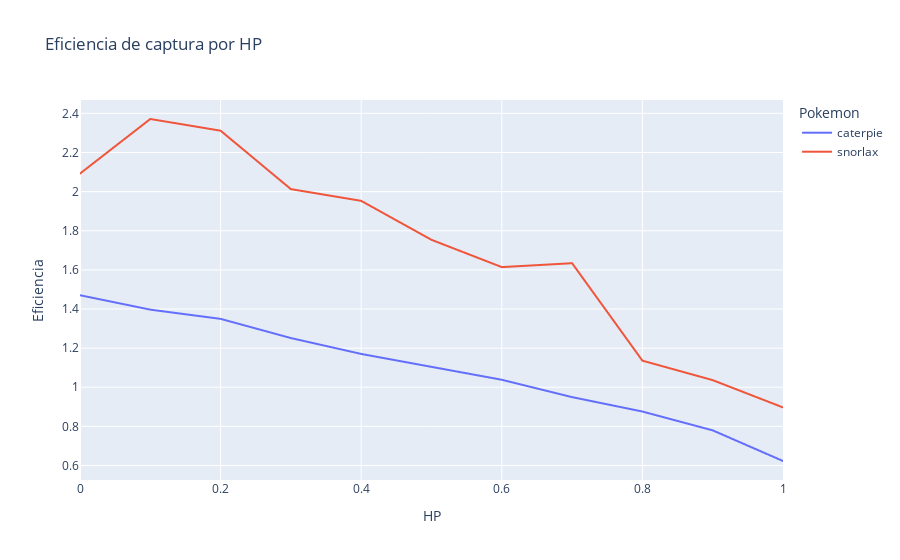

The notebook cell saved with this chart:
### Code cell
# Graficar con Plotly Express
fig = px.line(final_df, x='hp', y='efficiency', color='pokemon', line_group='pokemon', labels={'efficiency': 'Eficiencia', 'hp': 'HP', 'pokemon': 'Pokemon'}, title='Eficiencia de captura por HP')
fig.show()

### Figure 1 — Plotly figure (JSON) as saved in the notebook; plotly's stock layout.template omitted (floating-point values rounded to 4 significant figures; data arrays with more than 128 entries replaced by an {"elided": "..."} marker saying what was removed)
{"data": [{"hovertemplate": "Pokemon=caterpie<br>HP=%{x}<br>Eficiencia=%{y}<extra></extra>", "legendgroup": "caterpie", "line": {"color": "#636efa", "dash": "solid"}, "marker": {"symbol": "circle"}, "mode": "lines", "name": "caterpie", "showlegend": true, "type": "scattergl", "x": {"elided": "8800 float values"}, "xaxis": "x", "y": {"elided": "8800 float values"}, "yaxis": "y"}, {"hovertemplate": "Pokemon=snorlax<br>HP=%{x}<br>Eficiencia=%{y}<extra></extra>", "legendgroup": "snorlax", "line": {"color": "#EF553B", "dash": "solid"}, "marker": {"symbol": "circle"}, "mode": "lines", "name": "snorlax", "showlegend": true, "type": "scattergl", "x": {"elided": "8800 float values"}, "xaxis": "x", "y": {"elided": "8800 float values"}, "yaxis": "y"}], "layout": {"autosize": true, "legend": {"title": {"text": "Pokemon"}, "tracegroupgap": 0}, "title": {"text": "Eficiencia de captura por HP"}, "xaxis": {"anchor": "y", "autorange": true, "domain": [0, 1], "range": [0, 1], "title": {"text": "HP"}, "type": "linear"}, "yaxis": {"anchor": "x", "autorange": true, "domain": [0, 1], "range": [0.5257, 2.469], "title": {"text": "Eficiencia"}, "type": "linear"}}}
